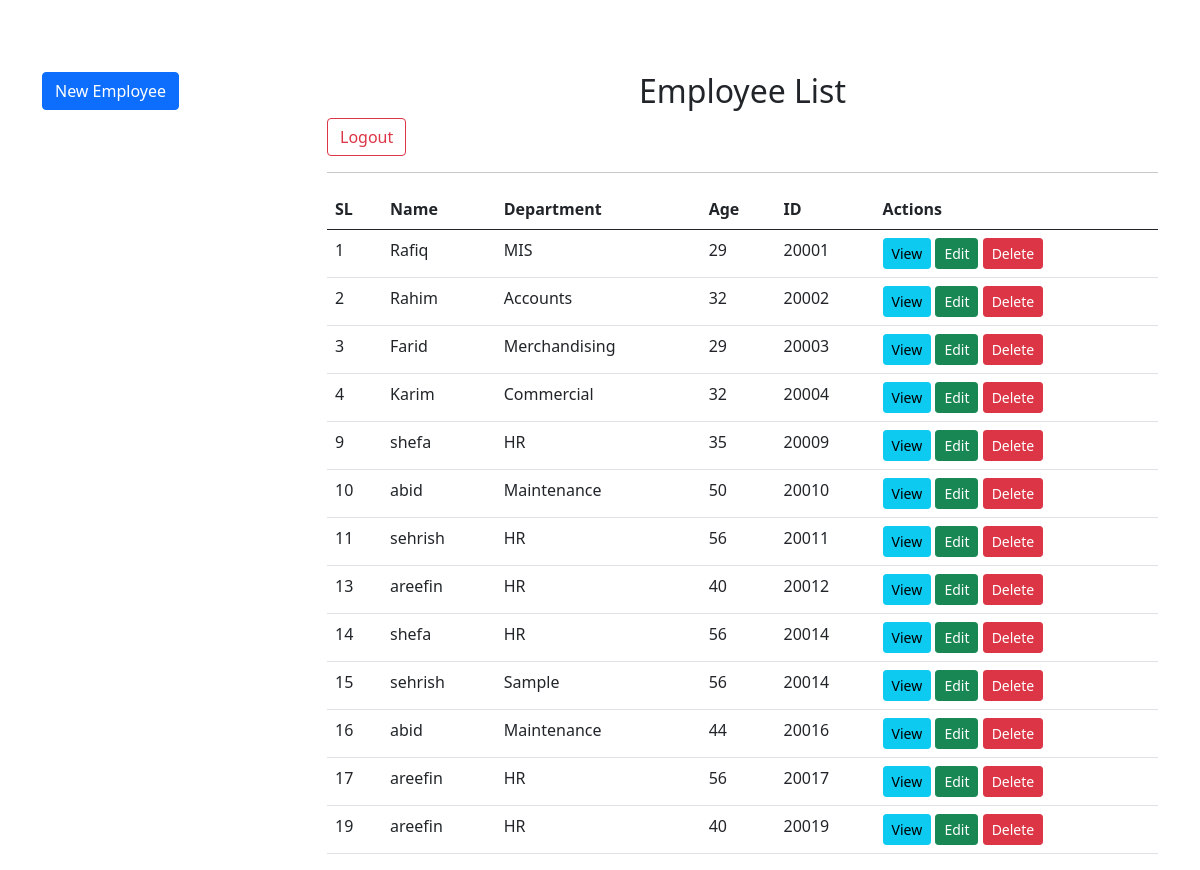
/index.php (signed in), run on the app's committed database.
### tables this page shows
CREATE TABLE `employees` (
  `id` int(50) NOT NULL,
  `name` varchar(100) NOT NULL,
  `Department` varchar(50) NOT NULL,
  `age` int(20) NOT NULL,
  `fid` int(20) NOT NULL
);

### index.php (the view, shortened to what this page needs)
<?php
$conn = mysqli_connect('localhost' , 'root' , '' , 'employee_dbms');
$sql = "SELECT * FROM employees";
$result = mysqli_query($conn, $sql);
?>
<!doctype html>
<html lang="en">
  <head>
    <link href="https://cdn.jsdelivr.net/npm/bootstrap@5.0.1/dist/css/bootstrap.min.css" rel="stylesheet">
  </head>
  <body>
    <br><br><br>
    <div class="container">
      <div class="row">
        <div class="col-md-3">
          <a class="btn btn-primary" href="insert.php" title="">New Employee</a>
        </div>
        <div class="col-md-9">
          <h2 class="text-center">Employee List</h2>
          <a class="btn btn-outline-danger btn-md float-right" href="logout.php">Logout</a>
          <hr>
          <table class="table">
            <thead>
              <th>SL</th>
              <th>Name</th>
              <th>Department</th>
              <th>Age</th>
              <th>ID</th>
              <th>Actions</th>
            </thead>
            <tbody>
              <?php while($row = mysqli_fetch_assoc($result)) { ?>
              <tr>
                <td><?php echo $row['id']?></td>
                <td><?php echo $row['name']?></td>
                <td><?php echo $row['Department']?></td>
                <td><?php echo $row['age']?></td>
                <td><?php echo $row['fid']?></td>
                <td>
                  <a class="btn btn-info btn-sm" href="show.php?id=<?php echo $row['id'];?>" title=""> View </a>
                  <a class="btn btn-success btn-sm" href="edit.php?id=<?php echo $row['id']; ?>" title=""> Edit </a>
                  <a class="btn btn-danger btn-sm" onclick="return confirm('Are you sure?')" href="delete.php?id=<?php echo $row['id'];?>" title=""> Delete </a>
                </td>
              </tr>
              <?php } ?>
            </tbody>
          </table>
        </div>
      </div>
    </div>
  </body>
</html>

### data on the page
employees: id "1", name "Rafiq", Department "MIS", age "29", fid "20001"
employees: id "2", name "Rahim", Department "Accounts", age "32", fid "20002"
employees: id "3", name "Farid", Department "Merchandising", age "29", fid "20003"
employees: id "4", name "Karim", Department "Commercial", age "32", fid "20004"
employees: id "9", name "shefa", Department "HR", age "35", fid "20009"
employees: id "10", name "abid", Department "Maintenance", age "50", fid "20010"
employees: id "11", name "sehrish", Department "HR", age "56", fid "20011"
employees: id "13", name "areefin", Department "HR", age "40", fid "20012"
employees: id "14", name "shefa", Department "HR", age "56", fid "20014"
employees: id "15", name "sehrish", Department "Sample", age "56", fid "20014"
employees: id "16", name "abid", Department "Maintenance", age "44", fid "20016"
employees: id "17", name "areefin", Department "HR", age "56", fid "20017"
employees: id "19", name "areefin", Department "HR", age "40", fid "20019"
